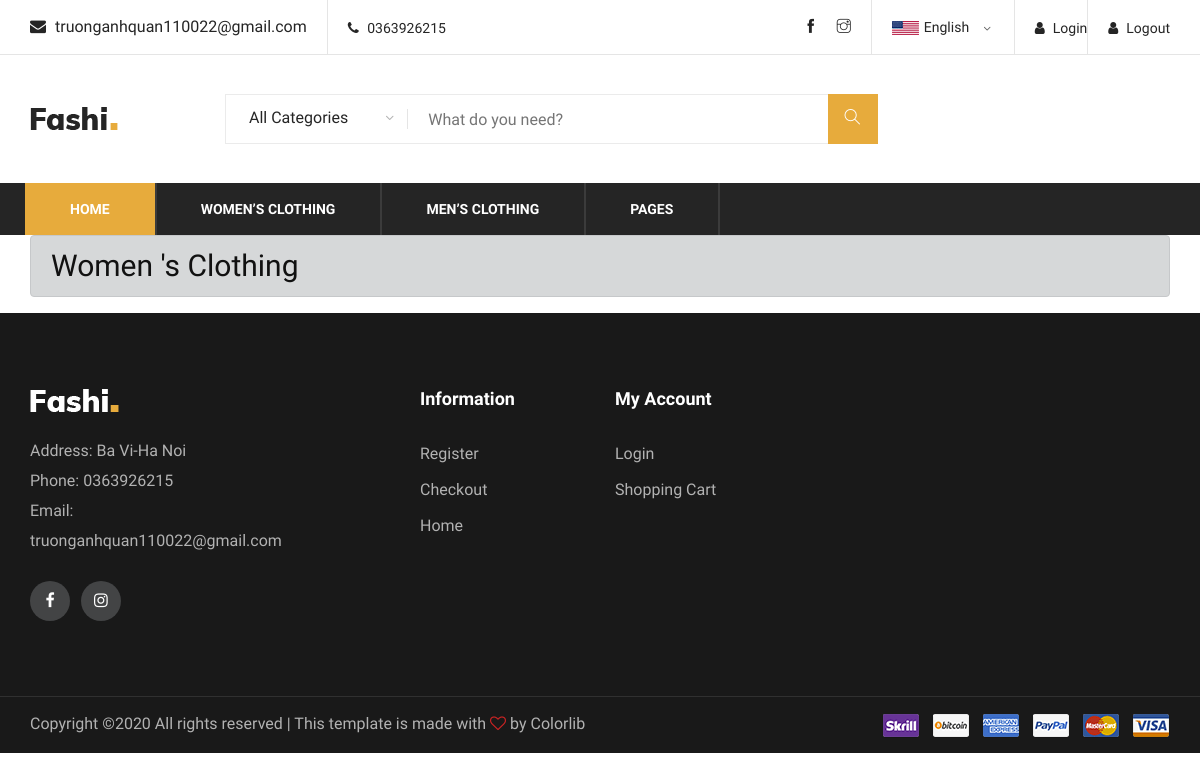
The app's page /women-clothing/, older data.
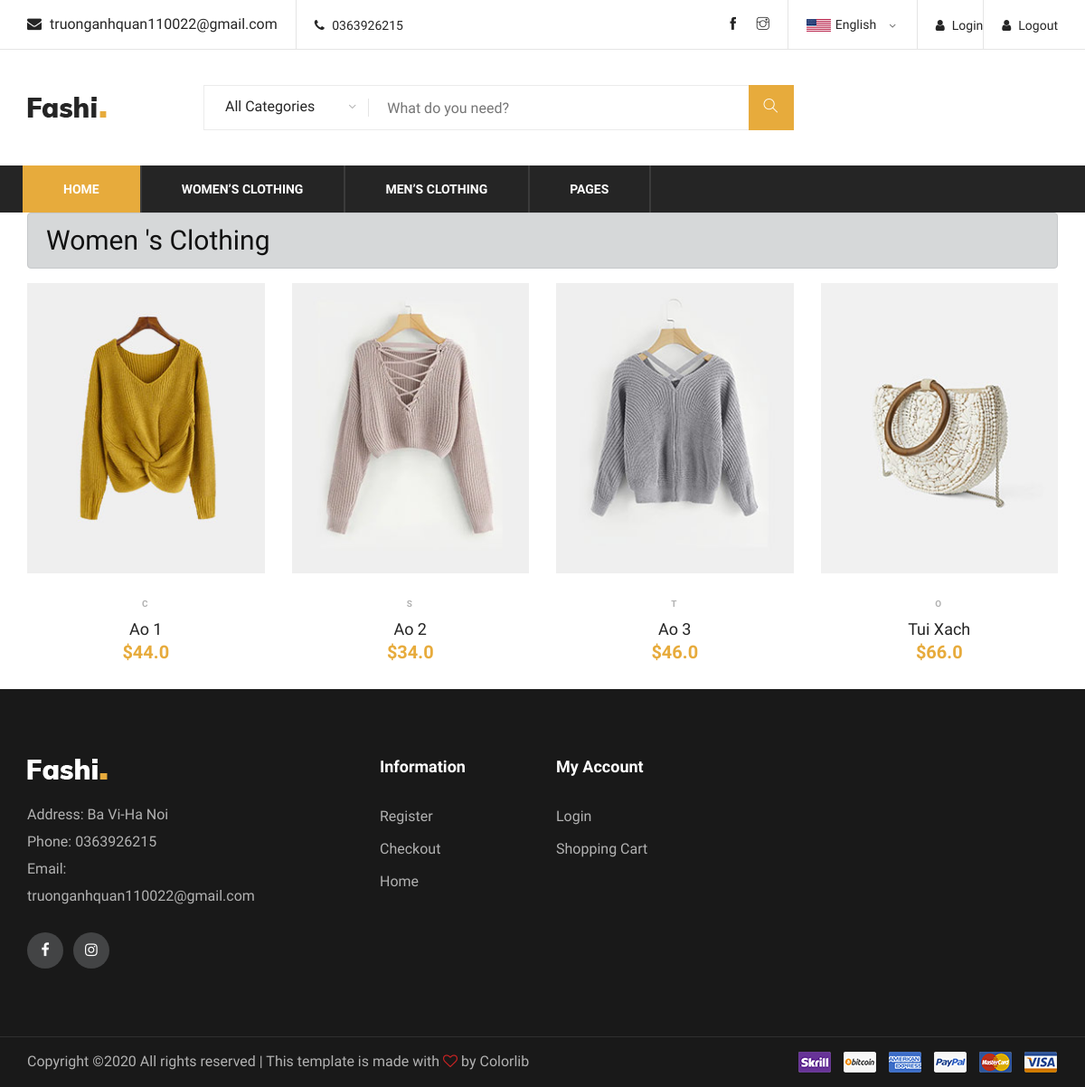
The same page, newer data.
### home/models.py (models this page shows, shortened)
class Women(models.Model):
    title = models.CharField(max_length=100)
    price = models.FloatField(default=0)
    category = models.CharField(choices=CATEGORY_CHOISE, max_length=1)
    img = models.ImageField(upload_to='images')
    quantity = models.IntegerField(default=1)

### home/views.py (the view)
# urls.py: path('women-clothing/', WomenView, name='women-clo'),
def WomenView(request):
    context = {
        'Items': Women.objects.all()
    }
    return render(request, 'onlineshoop/women.html', context)

### templates/onlineshoop/women.html (shortened to what this page needs)
<!doctype html>
<html lang="en">
{% load static %}
<head>
    <link rel="stylesheet" href="{% static 'onlineshoop/css/bootstrap.min.css' %}" type="text/css">
    <link rel="stylesheet" href="{% static 'onlineshoop/css/font-awesome.min.css' %}" type="text/css">
    <link rel="stylesheet" href="{% static 'onlineshoop/css/themify-icons.css' %}" type="text/css">
    <link rel="stylesheet" href="{% static 'onlineshoop/css/elegant-icons.css' %}" type="text/css">
    <link rel="stylesheet" href="{% static 'onlineshoop/css/owl.carousel.min.css' %}" type="text/css">
    <link rel="stylesheet" href="{% static 'onlineshoop/css/nice-select.css' %}" type="text/css">
    <link rel="stylesheet" href="{% static 'onlineshoop/css/jquery-ui.min.css' %}" type="text/css">
    <link rel="stylesheet" href="{% static 'onlineshoop/css/slicknav.min.css' %}" type="text/css">
    <link rel="stylesheet" href="{% static 'onlineshoop/css/style.css' %}" type="text/css">
</head>
<body>
{% include 'onlineshoop/header.html'%}
<div class="container">
    <div class="alert alert-dark" role="alert">
        <h3> Women 's Clothing </h3>
    </div>
    <div class="row">
        {% for Item in Items%}
        <div class="col-sm">
            <div class="product-item">
                <div class="pi-pic">
                    <img src={{Item.img.url}} alt="">
                </div>
                <div class="pi-text">
                    <div class="catagory-name">{{Item.category}}</div>
                    <a>
                        <h5>{{Item.title}}</h5>
                    </a>
                    <div class="product-price">
                        ${{Item.price}}
                    </div>
                </div>
            </div>
        </div>
        {%endfor%}
    </div>
    </div>
{% include 'onlineshoop/footer.html' %}
</body>
</html>

Row changes from the older to the newer data that the page shows:
added Women: img (picture), category "C", title "Ao 1", price "44.0"
added Women: img (picture), category "S", title "Ao 2", price "34.0"
added Women: img (picture), category "T", title "Ao 3", price "46.0"
added Women: img (picture), category "O", title "Tui Xach", price "66.0"
